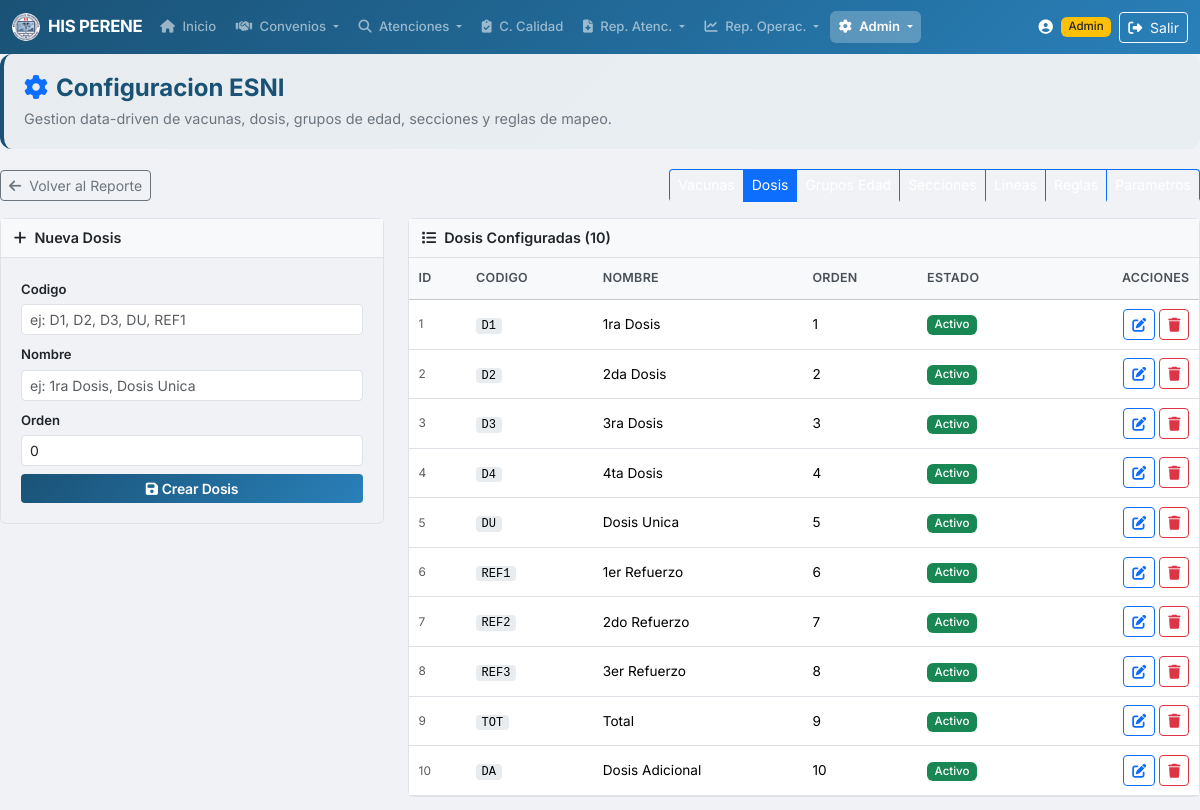
/esni_config.php?tab=dosis (signed in), run on the app's committed database.
### tables this page shows
CREATE TABLE `ESNI_DOSIS` (
  `id_dosis` int(11) NOT NULL,
  `codigo` varchar(40) NOT NULL,
  `nombre` varchar(60) NOT NULL,
  `orden` int(11) NOT NULL DEFAULT 0,
  `activo` tinyint(1) NOT NULL DEFAULT 1
);

### includes/functions.php (called while the page is built, shortened)
<?php
function clean($str) {
    return htmlspecialchars($str ?? '', ENT_QUOTES, 'UTF-8');
}

### esni_config.php (the view, shortened to what this page needs)
<?php
require_once 'includes/functions.php';
$pdo = getDBConnection();
$tab = $_GET['tab'] ?? 'vacunas';
$tab = in_array($tab, ['vacunas','dosis','grupos','secciones','lineas','reglas','parametros']) ? $tab : 'vacunas';
include 'includes/header.php';
?>
<div class="page-header-section">
    <h4><i class="fas fa-cog me-2 text-primary"></i>Configuracion ESNI</h4>
    <p class="subtitle">Gestion data-driven de vacunas, dosis, grupos de edad, secciones y reglas de mapeo.</p>
</div>
<div class="d-flex justify-content-between align-items-center mb-3">
    <a href="reporte_esni.php" class="btn btn-sm btn-outline-secondary"><i class="fas fa-arrow-left me-1"></i> Volver al Reporte</a>
    <div class="btn-group btn-group-sm">
        <a href="?tab=vacunas"     class="btn btn-<?= $tab==='vacunas'?'primary':'outline-primary' ?>    config-tab">Vacunas</a>
        <a href="?tab=dosis"       class="btn btn-<?= $tab==='dosis'?'primary':'outline-primary' ?>      config-tab">Dosis</a>
        <a href="?tab=grupos"      class="btn btn-<?= $tab==='grupos'?'primary':'outline-primary' ?>     config-tab">Grupos Edad</a>
        <a href="?tab=secciones"   class="btn btn-<?= $tab==='secciones'?'primary':'outline-primary' ?>  config-tab">Secciones</a>
        <a href="?tab=lineas"      class="btn btn-<?= $tab==='lineas'?'primary':'outline-primary' ?>     config-tab">Lineas</a>
        <a href="?tab=reglas"      class="btn btn-<?= $tab==='reglas'?'primary':'outline-primary' ?>     config-tab">Reglas</a>
        <a href="?tab=parametros"  class="btn btn-<?= $tab==='parametros'?'primary':'outline-primary' ?> config-tab">Parametros</a>
    </div>
</div>
<?php
if ($tab === 'vacunas'):
    $vacunas = $pdo->query("SELECT * FROM ESNI_VACUNA ORDER BY codigo")->fetchAll();
?>
<div class="row">
    <div class="col-lg-4">
        <div class="config-card">
            <div class="config-card-header"><span><i class="fas fa-plus me-2"></i>Nueva Vacuna</span></div>
            <div class="card-body">
                <form method="POST">
                    <input type="hidden" name="accion" value="crear_vacuna">
                    <div class="mb-2"><label class="form-label small fw-semibold">Codigo</label><input type="text" name="codigo" class="form-control form-control-sm" required placeholder="ej: BCG, HVB, PENTA"></div>
                    <div class="mb-2"><label class="form-label small fw-semibold">Nombre</label><input type="text" name="nombre" class="form-control form-control-sm" required placeholder="ej: BCG, Hepatitis Viral B"></div>
                    <div class="mb-2"><label class="form-label small fw-semibold">Descripcion</label><input type="text" name="descripcion" class="form-control form-control-sm" placeholder="Descripcion opcional"></div>
                    <div class="mb-2"><label class="form-label small fw-semibold">Color (UI)</label><input type="color" name="color" class="form-control form-control-color" value="#0d6efd"></div>
                    <button class="btn btn-sm btn-his w-100"><i class="fas fa-save me-1"></i>Crear Vacuna</button>
                </form>
            </div>
        </div>
    </div>
    <div class="col-lg-8">
        <div class="config-card">
            <div class="config-card-header"><span><i class="fas fa-list me-2"></i>Vacunas Configuradas (<?= count($vacunas) ?>)</span></div>
            <div class="table-responsive">
                <table class="table table-sm mb-0">
                    <thead class="table-light">
                        <tr><th>ID</th><th>Codigo</th><th>Nombre</th><th>Color</th><th>Estado</th><th class="text-end">Acciones</th></tr>
                    </thead>
                    <tbody>
                        <?php foreach ($vacunas as $v): ?>
                        <tr>
                            <td class="text-muted small"><?= $v['id_vacuna'] ?></td>
                            <td><span class="mono-pill"><?= clean($v['codigo']) ?></span></td>
                            <td>
                                <span class="color-dot" style="background:<?= clean($v['color']) ?>"></span>
                                <?= clean($v['nombre']) ?>
                                <?php if ($v['descripcion']): ?><small class="text-muted d-block"><?= clean($v['descripcion']) ?></small><?php endif; ?>
                            </td>
                            <td><code><?= clean($v['color']) ?></code></td>
                            <td><?= $v['activo'] ? '<span class="badge bg-success">Activo</span>' : '<span class="badge bg-secondary">Inactivo</span>' ?></td>
                            <td class="text-end">
                                <button class="btn btn-sm btn-outline-primary" data-bs-toggle="modal" data-bs-target="#editModal"
                                    data-tipo="vacuna" data-id="<?= $v['id_vacuna'] ?>"
                                    data-codigo="<?= clean($v['codigo']) ?>" data-nombre="<?= clean($v['nombre']) ?>"
                                    data-descripcion="<?= clean($v['descripcion']) ?>" data-color="<?= clean($v['color']) ?>"
                                    data-activo="<?= $v['activo'] ?>"><i class="fas fa-edit"></i></button>
                                <form method="POST" class="d-inline" onsubmit="return confirm('Eliminar vacuna? Tambien se eliminaran sus lineas y reglas asociadas.')">
                                    <input type="hidden" name="accion" value="eliminar_vacuna">
                                    <input type="hidden" name="id_vacuna" value="<?= $v['id_vacuna'] ?>">
                                    <button class="btn btn-sm btn-outline-danger"><i class="fas fa-trash"></i></button>
                                </form>
                            </td>
                        </tr>
                        <?php endforeach; ?>
                    </tbody>
                </table>
            </div>
        </div>
    </div>
</div>
<?php
elseif ($tab === 'dosis'):
    $dosis = $pdo->query("SELECT * FROM ESNI_DOSIS ORDER BY orden, codigo")->fetchAll();
?>
<div class="row">
    <div class="col-lg-4">
        <div class="config-card">
            <div class="config-card-header"><span><i class="fas fa-plus me-2"></i>Nueva Dosis</span></div>
            <div class="card-body">
                <form method="POST">
                    <div class="mb-2"><label class="form-label small fw-semibold">Codigo</label><input type="text" name="codigo" class="form-control form-control-sm" required placeholder="ej: D1, D2, D3, DU, REF1"></div>
                    <div class="mb-2"><label class="form-label small fw-semibold">Nombre</label><input type="text" name="nombre" class="form-control form-control-sm" required placeholder="ej: 1ra Dosis, Dosis Unica"></div>
                    <div class="mb-2"><label class="form-label small fw-semibold">Orden</label><input type="number" name="orden" class="form-control form-control-sm" value="0"></div>
                    <button class="btn btn-sm btn-his w-100"><i class="fas fa-save me-1"></i>Crear Dosis</button>
                </form>
            </div>
        </div>
    </div>
    <div class="col-lg-8">
        <div class="config-card">
            <div class="config-card-header"><span><i class="fas fa-list me-2"></i>Dosis Configuradas (<?= count($dosis) ?>)</span></div>
            <div class="table-responsive">
                <table class="table table-sm mb-0">
                    <thead class="table-light"><tr><th>ID</th><th>Codigo</th><th>Nombre</th><th>Orden</th><th>Estado</th><th class="text-end">Acciones</th></tr></thead>
                    <tbody>
                        <?php foreach ($dosis as $d): ?>
                        <tr>
                            <td class="text-muted small"><?= $d['id_dosis'] ?></td>
                            <td><span class="mono-pill"><?= clean($d['codigo']) ?></span></td>
                            <td><?= clean($d['nombre']) ?></td>
                            <td><?= $d['orden'] ?></td>
                            <td><?= $d['activo'] ? '<span class="badge bg-success">Activo</span>' : '<span class="badge bg-secondary">Inactivo</span>' ?></td>
                            <td class="text-end">
                                <button class="btn btn-sm btn-outline-primary" data-bs-toggle="modal" data-bs-target="#editModal"
                                    data-tipo="dosis" data-id="<?= $d['id_dosis'] ?>" data-codigo="<?= clean($d['codigo']) ?>"
                                    data-nombre="<?= clean($d['nombre']) ?>" data-orden="<?= $d['orden'] ?>" data-activo="<?= $d['activo'] ?>"><i class="fas fa-edit"></i></button>
                                <form method="POST" class="d-inline" onsubmit="return confirm('Eliminar dosis?')">
                                    <button class="btn btn-sm btn-outline-danger"><i class="fas fa-trash"></i></button>
                                </form>
                            </td>
                        </tr>
                        <?php endforeach; ?>
                    </tbody>
                </table>
            </div>
        </div>
    </div>
</div>
<?php
endif; ?>
<?php include 'includes/footer.php';

### assets/css/style.css (style rules this page uses)
:root { --his-primary: #1a5276; --his-primary-light: #2980b9; --his-primary-dark: #0e2f44; --his-success: #27ae60; --his-warning: #f39c12; --his-danger: #e74c3c; --his-info: #3498db; --his-bg: #f0f2f5; --his-sidebar: #2c3e50; }
body { font-family: 'Inter', -apple-system, BlinkMacSystemFont, 'Segoe UI', Roboto, sans-serif; background-color: var(--his-bg); font-size: 0.9rem; }
.btn-his { background: linear-gradient(135deg, var(--his-primary) 0%, var(--his-primary-light) 100%); color: #fff; border: none; font-weight: 600; letter-spacing: -0.2px; transition: all 0.2s ease; }
.card-body { padding: 1.25rem; }
.table { font-size: 0.85rem; }
.table thead th { font-weight: 600; font-size: 0.78rem; text-transform: uppercase; letter-spacing: 0.3px; color: #495057; white-space: nowrap; padding: 0.7rem 0.6rem; }
.table tbody td { vertical-align: middle; padding: 0.55rem 0.6rem; max-width: 200px; overflow: hidden; text-overflow: ellipsis; white-space: nowrap; }
.form-label { font-size: 0.82rem; margin-bottom: 0.3rem; }
.badge { font-weight: 500; font-size: 0.72rem; }
.page-header-section { background: linear-gradient(135deg, rgba(26, 82, 118, 0.04) 0%, rgba(41, 128, 185, 0.04) 100%); border-radius: 12px; padding: 1.25rem; margin-bottom: 1.25rem; border-left: 4px solid var(--his-primary); }
.page-header-section h4 { color: var(--his-primary); font-weight: 700; margin-bottom: 0.3rem; }
.page-header-section .subtitle { color: #6c757d; font-size: 0.9rem; margin-bottom: 0; }

### esni_config.php (style rules this page uses)
.config-tab { color:#fff !important; border-bottom:3px solid transparent; }
.config-card { border: 1px solid #dee2e6; border-radius:.4rem; margin-bottom:.8rem; }
.config-card-header { background:#f8f9fa; padding:.5rem .8rem; font-weight:600; border-bottom:1px solid #dee2e6; display:flex; justify-content:space-between; align-items:center; }
.mono-pill { font-family:'Courier New', monospace; background:#e9ecef; padding:.05rem .35rem; border-radius:.25rem; font-size:.75rem; }

### data on the page
esni_dosis: id_dosis "1", codigo "D1", nombre "1ra Dosis", orden "1", activo "Activo"
esni_dosis: id_dosis "2", codigo "D2", nombre "2da Dosis", orden "2", activo "Activo"
esni_dosis: id_dosis "3", codigo "D3", nombre "3ra Dosis", orden "3", activo "Activo"
esni_dosis: id_dosis "4", codigo "D4", nombre "4ta Dosis", orden "4", activo "Activo"
esni_dosis: id_dosis "5", codigo "DU", nombre "Dosis Unica", orden "5", activo "Activo"
esni_dosis: id_dosis "6", codigo "REF1", nombre "1er Refuerzo", orden "6", activo "Activo"
esni_dosis: id_dosis "7", codigo "REF2", nombre "2do Refuerzo", orden "7", activo "Activo"
esni_dosis: id_dosis "8", codigo "REF3", nombre "3er Refuerzo", orden "8", activo "Activo"
esni_dosis: id_dosis "9", codigo "TOT", nombre "Total", orden "9", activo "Activo"
esni_dosis: id_dosis "10", codigo "DA", nombre "Dosis Adicional", orden "10", activo "Activo"

### other printed values
count($dosis) "10"
